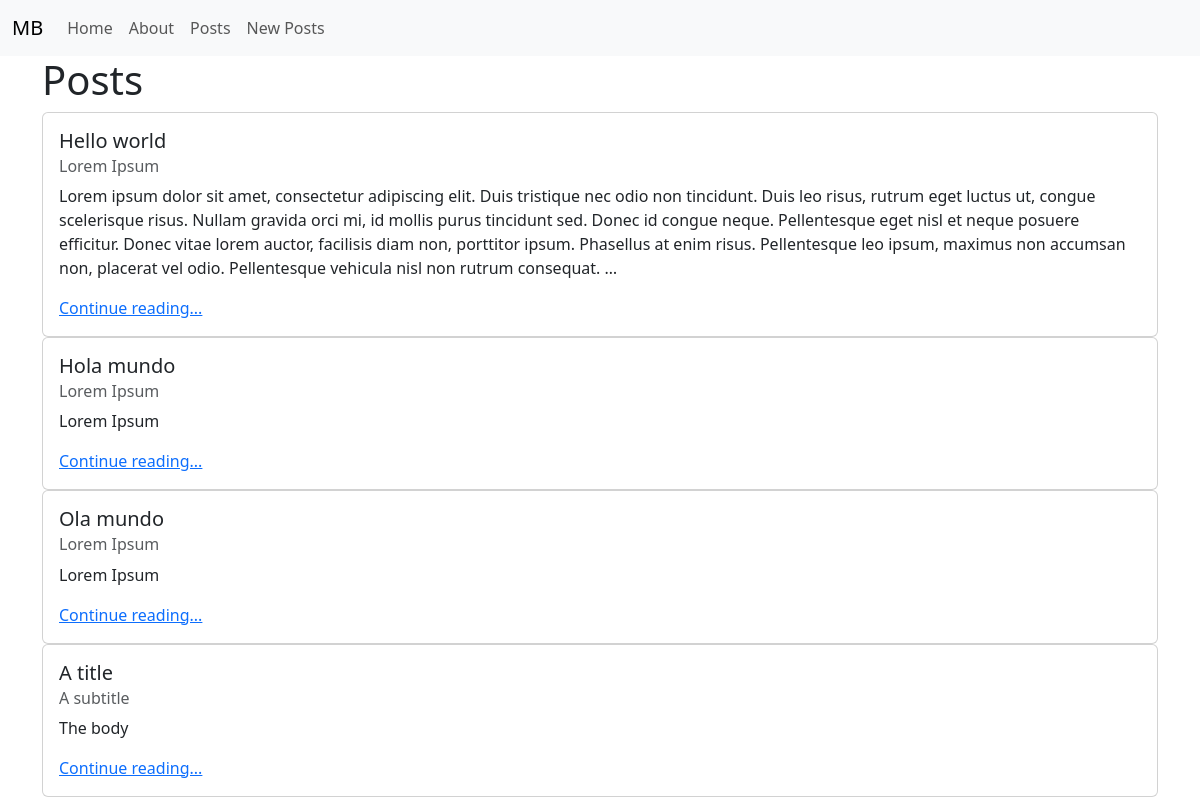
/posts/, run on the app's committed database.
### posts/models.py (models this page shows, shortened)
class Post(models.Model):                                   #example of inheritance
    title = models.CharField(max_length=128)                #multiple exameples of composition
    subtitle = models.CharField(max_length=256)
    body = models.TextField()
    created_on = models.DateTimeField(auto_now_add=True)

### posts/views.py (the view)
# urls.py: path("", PostListView.as_view(), name="post_list"),
class PostListView(ListView):
    template_name = "posts/lists.html"
    model = Post

### templates/posts/lists.html (shortened to what this page needs)
{% extends 'base.html' %}
{% block content %}
<h1>Posts</h1>
{% for post in post_list %}
<div class="card">
    <div class="card-body">
        <h5 class="card-title">{{ post.title }}</h5>
        <h6 class="card-subtitle mb-2 text-body-secondary">{{ post.subtitle }}</h6>
        <p class="card-text">{{ post.body|truncatechars:500 }}</p>
        <a href="{% url 'post_detail' post.id %}" class="card-link">Continue reading...</a>
    </div>
</div>
{% endfor %}
{% endblock content %}

### templates/base.html (shortened to what this page needs)
<!DOCTYPE html>
<html lang="en">
<head>
    <link href="https://cdn.jsdelivr.net/npm/bootstrap@5.3.0-alpha3/dist/css/bootstrap.min.css" rel="stylesheet"
>
</head>
<body>
    <nav class="navbar navbar-expand-lg bg-body-tertiary">
        <div class="container-fluid">
            <a class="navbar-brand" href="#">MB</a>
            <div class="collapse navbar-collapse" id="navbarNav">
                <ul class="navbar-nav">
                    <li class="nav-item">
                        <a class="nav-link" href="{% url 'home' %}">Home</a>
                    </li>
                    <li class="nav-item">
                        <a class="nav-link" href="{% url 'about' %}">About</a>
                    </li>
                    <li class="nav-item">
                        <a class="nav-link" href="{% url 'post_list' %}">Posts</a>
                    </li>
                    <li class="nav-item">
                        <a class="nav-link" href="{% url 'post_new' %}">New Posts</a>
                    </li>
                </ul>
            </div>
        </div>
    </nav>
    <div class="container">
        {% block content %}
        {% endblock content %}
    </div>
</body>
</html>

### data on the page
Post: title "Hello world", subtitle "Lorem Ipsum", body "Lorem ipsum dolor sit amet, consectetur adipiscing elit. Duis tristique nec odio non tincidunt. Duis leo risus, rutrum eget luctus ut, congue scelerisque risus. Nullam gravida orci mi, id mollis purus tincidunt sed. Donec id congue neque. Pellentesque eget nisl et neque posuere efficitur. Donec vitae lorem auctor, facilisis diam non, porttitor ipsum. Phasellus at enim risus. Pellentesque leo ipsum, maximus non accumsan non, placerat vel odio. Pellentesque vehicula nisl non rutrum consequat. …"
Post: title "Hola mundo", subtitle "Lorem Ipsum", body "Lorem Ipsum"
Post: title "Ola mundo", subtitle "Lorem Ipsum", body "Lorem Ipsum"
Post: title "A title", subtitle "A subtitle", body "The body"
